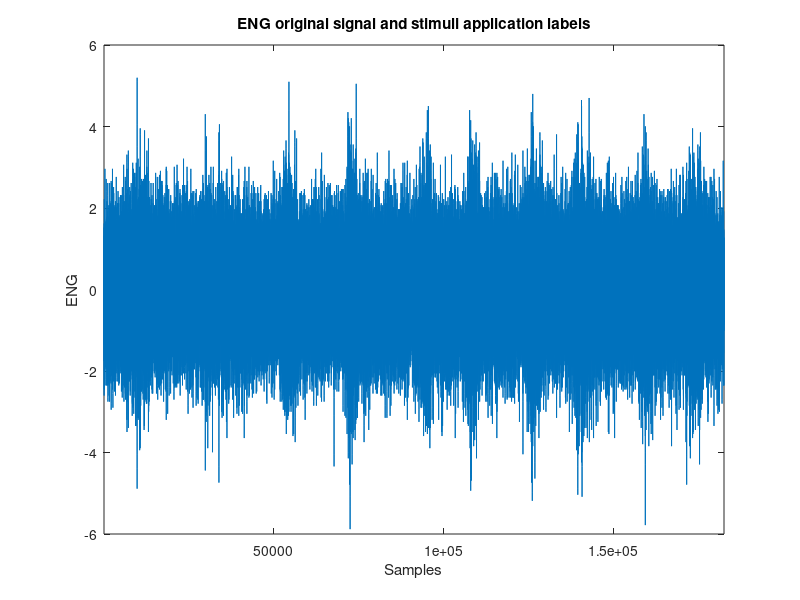

Here is the MATLAB script that generated this plot: (Note: this script raises an error after producing the figure.)
%% Working with the ENG rat data recorded from the experiments with cuff electrodes

clear all
close all
clc

%% Data Import 

d=importdata('Brush.txt');


%% Raw data and labels
signal=d(:,1);
labels=d(:,2);
labels=round(labels); % Because there could be some noise in the analogical signal. 
Fs = 20000;

figure(1)
plot(zscore(signal));
hold on;
title('ENG original signal and stimuli application labels')
xlim([1 , length(signal)]);
ylabel('ENG');
xlabel('Samples')

yyaxis right
plot(zscore(labels),'r');
ylim([-5 5])
ylabel('Labels: -1 = rest, +1 = activity');


%% Examination of the spectral context of the signal-PSD

[rows_act,cols_act,values_act] = find(labels>0);
[rows_rest,cols_rest,values_rest] = find(labels==0);

figure(2)
signalOfInterest=signal(rows_act);
notOfInterest=signal(rows_rest);
h = spectrum.welch; % creates the Welch spectrum estimator
SOIf=psd(h,signalOfInterest,'Fs',Fs); % calculates and plot the one sided PSD
NOIf=psd(h,notOfInterest,'Fs',Fs);
plot(SOIf); % Plot the one-sided PSD. 
hold on;
plot(NOIf);
title('Spectrum of SOI, and NOI for the stimuli application')

%% Filtering 

%Determine the Low pass cutoff frequency for your filter
Fl=800;
%Determine the High pass cutoff frequency for your filter
Fh=2200;


[Signal_filtered]=filtra(signal',Fs,Fl,Fh);

figure(3)
soi_f=Signal_filtered(rows_act);
noi_f=Signal_filtered(rows_rest);
h1 = spectrum.welch; % creates the Welch spectrum estimator
SOI_f=psd(h,soi_f,'Fs',Fs); % calculates and plot the one sided PSD
NOI_f=psd(h,noi_f,'Fs',Fs);
plot(SOI_f); % Plot the one-sided PSD. 
hold on;
plot(NOI_f);
title('Spectrum of SOI, and NOI for VF')

%% Feature extraction 

% Determine the step size

step=0.1 * Fs; %  step size for 100 ms window

% Compute the MAV and Zero-Crossing features for each time window                      
% Hint: MAV and ZeroCross can be functions in separate files         


L2=length(signal);

for i=1:step:(L2-step)
    % Compute MAV and ZCross features and store them in a 2D
    % "features" vector
    MAVI((i-1)/step +1) = MAV(signal(i:i+step));
    ZCrossi((i-1)/step +1) = ZCross(signal(i:i+step));
    
end

% Resizing the label vector to the size of the features vector
for i=1:step:(L2-step)  
    z=ceil(i/step);
    labels_resized(z)=labels(i);
end

% plot the zscored features along with the corresponding labels



%% Signal-to-Noise Estimation

% Extract the features for the non zero labels

% Compute Activation 

% Extract the features for the labels = zero

% Compute the noise, SNR and SNR in dB
